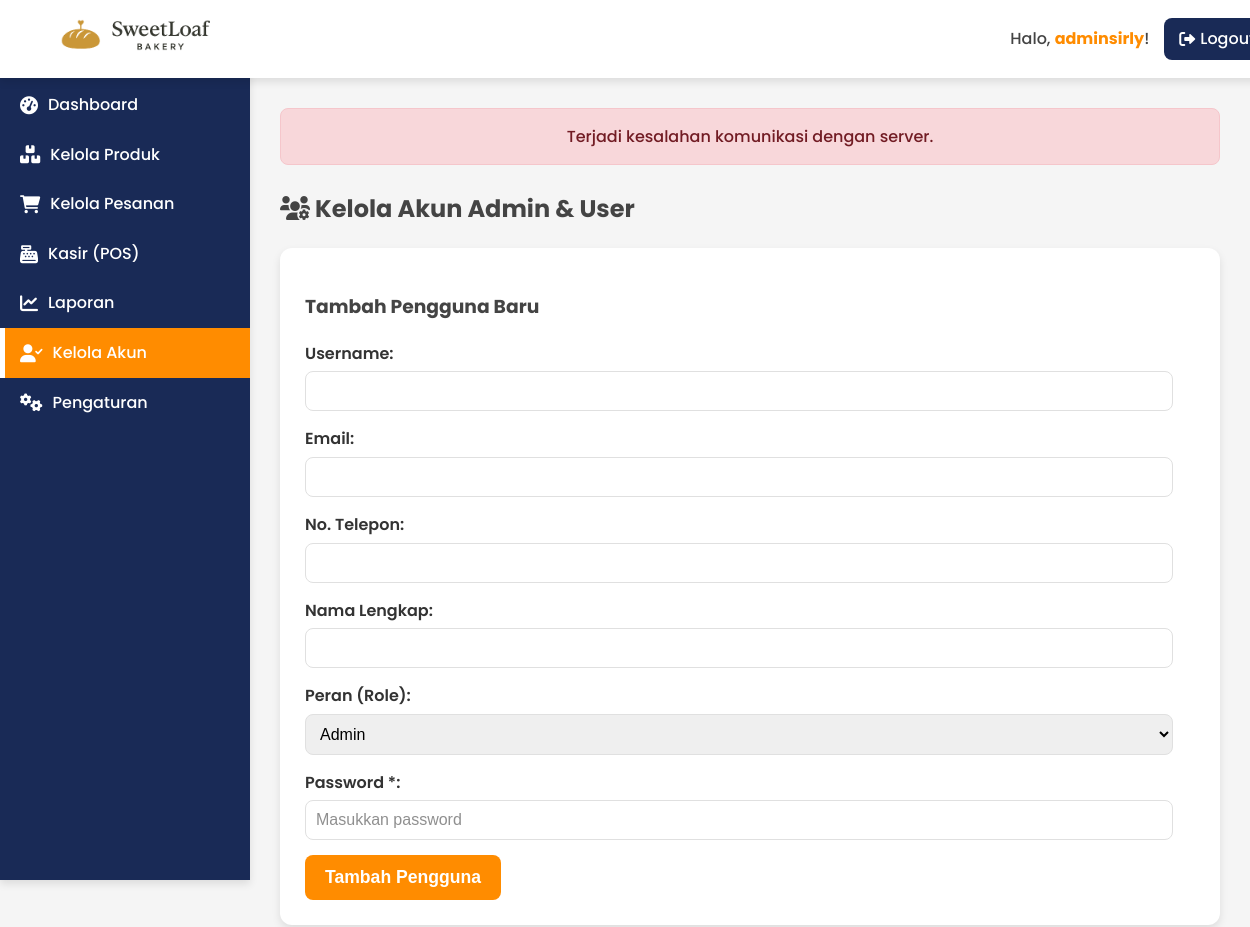
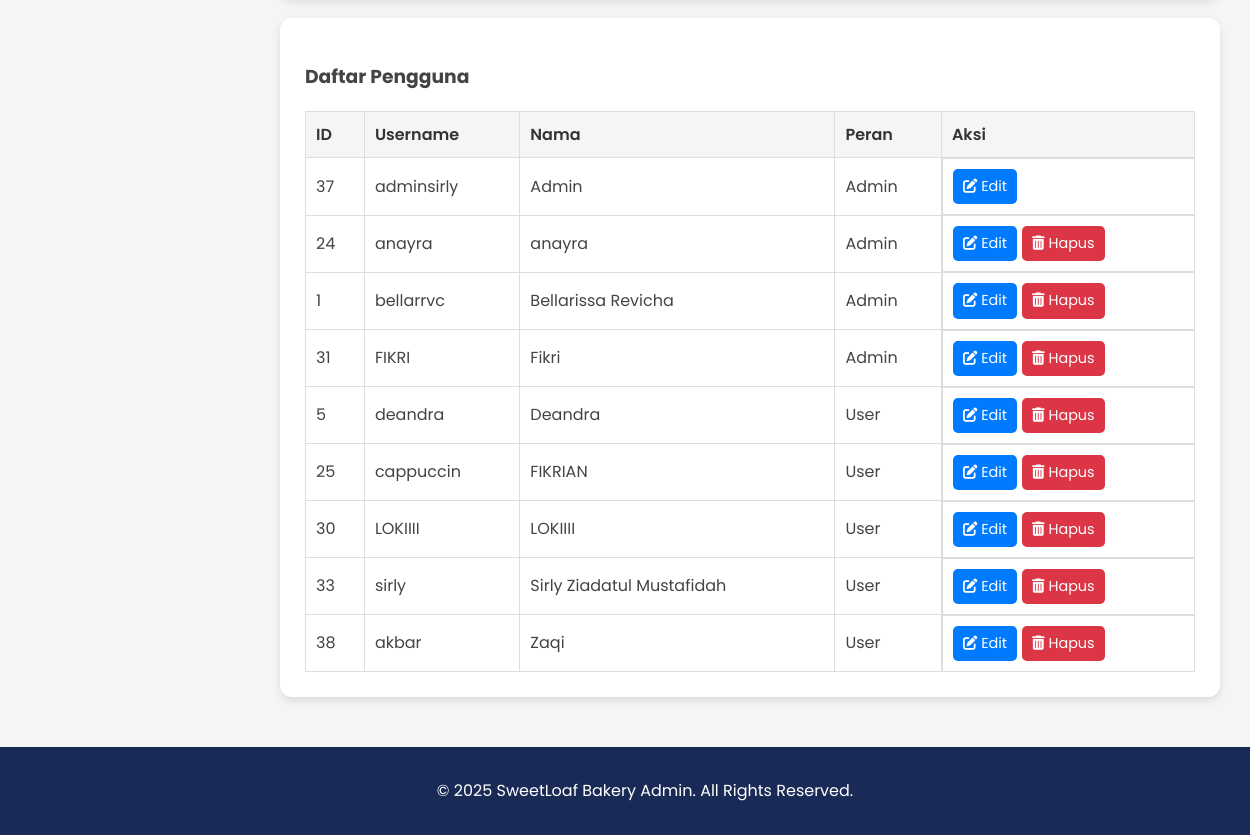
The app's page /admin/manage_users.php (signed in) with its own data (2 pictures, top to bottom).
### tables this page shows
CREATE TABLE `users` (
  `id` int NOT NULL,
  `name` varchar(100) NOT NULL,
  `username` varchar(50) NOT NULL,
  `password` varchar(255) NOT NULL,
  `email` varchar(100) NOT NULL,
  `phone` varchar(15) NOT NULL,
  `address` text,
  `role` enum('admin','user') DEFAULT 'user',
  `created_at` timestamp NOT NULL DEFAULT CURRENT_TIMESTAMP
);

### admin/manage_users.php (the view, shortened to what this page needs)
<?php
require_once '../db_connect.php';
$users = [];
$sql_users = "SELECT id, username, name, role FROM users ORDER BY role ASC, name ASC";
$result_users = $conn->query($sql_users);
if ($result_users && $result_users->num_rows > 0) {
    while ($row = $result_users->fetch_assoc()) {
        $users[] = $row;
    }
}
?>
<!DOCTYPE html>
<html lang="id">
<head>
    <link rel="stylesheet" href="assets/styles/admin_style.css">
    <link rel="stylesheet" href="https://cdnjs.cloudflare.com/ajax/libs/font-awesome/6.0.0-beta3/css/all.min.css">
</head>
<body>
    <div class="wrapper">
        <?php require_once 'includes/admin_header.php'; ?>
        <?php require_once 'includes/admin_sidebar.php'; ?>
        <main class="admin-main-content">
            <section class="manage-users-section">
                <h2><i class="fas fa-users-cog"></i> Kelola Akun Admin & User</h2>
                <div class="user-form-card">
                    <h3><?php echo isset($_GET['edit_id']) ? 'Edit Pengguna' : 'Tambah Pengguna Baru'; ?></h3>
                    <?php
                    $edit_user = null;
                    ?>
                    <form action="manage_users.php" method="post">
                        <div class="form-group">
                            <label for="username">Username:</label>
                            <input type="text" id="username" name="username" value="<?php echo htmlspecialchars($edit_user['username'] ?? ''); ?>" required <?php echo isset($edit_user) ? 'readonly' : '';  ?>>
                        </div>
                        <div class="form-group">
                            <label for="email">Email:</label>
                            <input type="text" id="email" name="email" value="<?php echo htmlspecialchars($edit_user['email'] ?? ''); ?>" required>
                        </div>
                        <div class="form-group">
                            <label for="phone">No. Telepon:</label>
                            <input type="text" id="phone" name="phone" value="<?php echo htmlspecialchars($edit_user['phone'] ?? ''); ?>" required>
                        </div>
                        <div class="form-group">
                            <label for="name">Nama Lengkap:</label>
                            <input type="text" id="name" name="name" value="<?php echo htmlspecialchars($edit_user['name'] ?? ''); ?>" required>
                        </div>
                        <div class="form-group">
                            <label for="role">Peran (Role):</label>
                            <select id="role" name="role" required>
                                <option value="admin" <?php echo (isset($edit_user) && $edit_user['role'] == 'admin') ? 'selected' : ''; ?>>Admin</option>
                                </select>
                        </div>
                        <div class="form-group">
                            <label for="password">Password <?php echo isset($edit_user) ? '(Biarkan kosong jika tidak ingin mengubah)' : '*'; ?>:</label>
                            <input type="password" id="password" name="password" placeholder="<?php echo isset($edit_user) ? '*****' : 'Masukkan password'; ?>" <?php echo isset($edit_user) ? '' : 'required'; ?>>
                        </div>
                        <button type="submit"><?php echo isset($edit_user) ? 'Update Pengguna' : 'Tambah Pengguna'; ?></button>
                    </form>
                </div>
                <div class="user-list-card">
                    <h3>Daftar Pengguna</h3>
                    <?php if (!empty($users)): ?>
                        <table>
                            <thead>
                                <tr>
                                    <th>ID</th>
                                    <th>Username</th>
                                    <th>Nama</th>
                                    <th>Peran</th>
                                    <th>Aksi</th>
                                </tr>
                            </thead>
                            <tbody>
                                <?php foreach ($users as $user): ?>
                                    <tr>
                                        <td><?php echo htmlspecialchars($user['id']); ?></td>
                                        <td><?php echo htmlspecialchars($user['username']); ?></td>
                                        <td><?php echo htmlspecialchars($user['name']); ?></td>
                                        <td><?php echo htmlspecialchars(ucfirst($user['role'])); ?></td>
                                        <td class="user-actions">
                                            <a href="manage_users.php?edit_id=<?php echo htmlspecialchars($user['id']); ?>" class="btn-edit"><i class="fas fa-edit"></i> Edit</a>
                                            <?php if ($user['id'] != $_SESSION['admin_id']):  ?>
                                                <a href="manage_users.php?action=delete&id=<?php echo htmlspecialchars($user['id']); ?>" class="btn-delete" onclick="return confirm('Apakah Anda yakin ingin menghapus pengguna ini? Tindakan ini tidak dapat dibatalkan.');"><i class="fas fa-trash-alt"></i> Hapus</a>
                                            <?php endif; ?>
                                        </td>
                                    </tr>
                                <?php endforeach; ?>
                            </tbody>
                        </table>
                    <?php else: ?>
                        <p class="no-data-message">Tidak ada pengguna terdaftar.</p>
                    <?php endif; ?>
                </div>
            </section>
        </main>
        <?php require_once 'includes/admin_footer.php'; ?>
    </div>
</body>
</html>

### admin/assets/styles/admin_style.css (style rules this page uses)
:root { --primary-orange: #FF8C00; --secondary-navy: #192A56; --white: #FFFFFF; --light-grey: #F5F5F5; --medium-grey: #e0e0e0; --dark-grey: #333333; --text-color: #444444; --shadow-light: 0 4px 8px rgba(0, 0, 0, 0.1); --shadow-medium: 0 8px 16px rgba(0, 0, 0, 0.15); --border-radius-small: 8px; --border-radius-medium: 12px; --border-radius-large: 20px; --orange-bg-login: #FC8A06; --accent-blue: #3b82f6; --red-alert: #dc3545; --green-success: #28a745; }
body { margin: 0; font-family: 'Poppins', sans-serif; background-color: var(--light-grey); color: var(--text-color); line-height: 1.6; min-height: 100vh; }
.wrapper { display: flex; flex-direction: column; width: 100%; min-height: 100vh; }
.admin-main-content { flex-grow: 1; padding: 30px; margin-left: 250px; transition: margin-left 0.3s ease; background-color: var(--light-grey); }
.form-group { margin-bottom: 25px; text-align: left; }
.form-group label { display: block; margin-bottom: 10px; font-weight: 600; color: var(--dark-grey); font-size: 1em; }
.form-group input[type="text"], .form-group input[type="password"] { width: 100%; padding: 14px; border: 1px solid rgba(255, 255, 255, 0.3); background-color: rgba(255, 255, 255, 0.2); border-radius: var(--border-radius-medium); font-size: 1.05em; box-sizing: border-box; color: var(--dark-grey); }
.form-group input[type="text"]::placeholder, .form-group input[type="password"]::placeholder { color: rgba(68, 68, 68, 0.6); font-weight: 400; }

### admin/manage_users.php (style rules this page uses)
.user-form-card, .user-list-card { background-color: var(--white); padding: 25px; border-radius: var(--border-radius-medium); box-shadow: var(--shadow-light); margin-bottom: 20px; }
.user-form-card .form-group { margin-bottom: 15px; }
.user-form-card label { display: block; margin-bottom: 5px; font-weight: 600; color: var(--dark-grey); }
.user-form-card input[type="text"], .user-form-card input[type="password"], .user-form-card select { width: calc(100% - 22px); padding: 10px; border: 1px solid var(--medium-grey); border-radius: var(--border-radius-small); font-size: 1em; box-sizing: border-box; }
.user-form-card button[type="submit"] { padding: 12px 20px; background-color: var(--primary-orange); color: var(--white); border: none; border-radius: var(--border-radius-small); font-size: 1.1em; font-weight: 600; cursor: pointer; transition: background-color 0.2s, transform 0.2s; width: auto; min-width: 150px; }
.user-list-card table { width: 100%; border-collapse: collapse; margin-top: 15px; }
.user-list-card th, .user-list-card td { border: 1px solid #ddd; padding: 10px; text-align: left; }
.user-list-card th { background-color: var(--light-grey); font-weight: 600; color: var(--dark-grey); }
.user-actions { display: flex; gap: 5px; }
.user-actions .btn-edit, .user-actions .btn-delete { padding: 6px 10px; border-radius: 5px; cursor: pointer; font-size: 0.9em; text-decoration: none; color: white; transition: background-color 0.2s; }
.user-actions .btn-edit { background-color: #007bff; }
.user-actions .btn-delete { background-color: #dc3545; }

### records on screen
users: id "37", username "adminsirly", name "Admin", role "Admin"
users: id "24", username "anayra", name "anayra", role "Admin"
users: id "1", username "bellarrvc", name "Bellarissa Revicha", role "Admin"
users: id "31", username "FIKRI", name "Fikri", role "Admin"
users: id "5", username "deandra", name "Deandra", role "User"
users: id "25", username "cappuccin", name "FIKRIAN", role "User"
users: id "30", username "LOKIIII", name "LOKIIII", role "User"
users: id "33", username "sirly", name "Sirly Ziadatul Mustafidah", role "User"
users: id "38", username "akbar", name "Zaqi", role "User"

### other values on screen
$current_admin_username "adminsirly"
